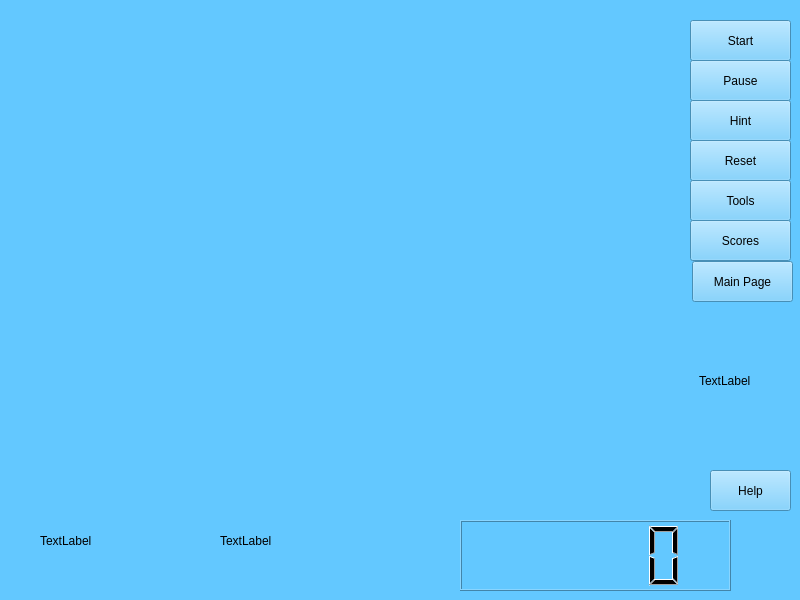
<?xml version="1.0" encoding="UTF-8"?>
<ui version="4.0">
 <class>LevelModeWindow</class>
 <widget class="QMainWindow" name="LevelModeWindow">
  <property name="geometry">
   <rect>
    <x>0</x>
    <y>0</y>
    <width>800</width>
    <height>600</height>
   </rect>
  </property>
  <property name="maximumSize">
   <size>
    <width>800</width>
    <height>600</height>
   </size>
  </property>
  <property name="windowTitle">
   <string>MainWindow</string>
  </property>
  <property name="styleSheet">
   <string notr="true">background-color: rgb(99, 200, 255);</string>
  </property>
  <widget class="QWidget" name="centralwidget">
   <widget class="QWidget" name="picWidget" native="true">
    <property name="geometry">
     <rect>
      <x>0</x>
      <y>0</y>
      <width>720</width>
      <height>480</height>
     </rect>
    </property>
   </widget>
   <widget class="QPushButton" name="pushButton">
    <property name="geometry">
     <rect>
      <x>690</x>
      <y>20</y>
      <width>101</width>
      <height>41</height>
     </rect>
    </property>
    <property name="styleSheet">
     <string notr="true">background-color: rgb(99, 200, 255);</string>
    </property>
    <property name="text">
     <string>Start</string>
    </property>
   </widget>
   <widget class="QPushButton" name="pushButton_2">
    <property name="geometry">
     <rect>
      <x>690</x>
      <y>60</y>
      <width>101</width>
      <height>41</height>
     </rect>
    </property>
    <property name="text">
     <string>Pause</string>
    </property>
   </widget>
   <widget class="QPushButton" name="pushButton_3">
    <property name="geometry">
     <rect>
      <x>690</x>
      <y>100</y>
      <width>101</width>
      <height>41</height>
     </rect>
    </property>
    <property name="text">
     <string>Hint</string>
    </property>
   </widget>
   <widget class="QPushButton" name="pushButton_4">
    <property name="geometry">
     <rect>
      <x>690</x>
      <y>140</y>
      <width>101</width>
      <height>41</height>
     </rect>
    </property>
    <property name="text">
     <string>Reset</string>
    </property>
   </widget>
   <widget class="QPushButton" name="pushButton_5">
    <property name="geometry">
     <rect>
      <x>690</x>
      <y>180</y>
      <width>101</width>
      <height>41</height>
     </rect>
    </property>
    <property name="text">
     <string>Tools</string>
    </property>
   </widget>
   <widget class="QPushButton" name="pushButton_6">
    <property name="geometry">
     <rect>
      <x>690</x>
      <y>220</y>
      <width>101</width>
      <height>41</height>
     </rect>
    </property>
    <property name="text">
     <string>Scores</string>
    </property>
   </widget>
   <widget class="QPushButton" name="pushButton_8">
    <property name="geometry">
     <rect>
      <x>710</x>
      <y>470</y>
      <width>81</width>
      <height>41</height>
     </rect>
    </property>
    <property name="text">
     <string>Help</string>
    </property>
   </widget>
   <widget class="QLCDNumber" name="NumberClock">
    <property name="geometry">
     <rect>
      <x>460</x>
      <y>520</y>
      <width>271</width>
      <height>71</height>
     </rect>
    </property>
   </widget>
   <widget class="QPushButton" name="BackToMain">
    <property name="geometry">
     <rect>
      <x>692</x>
      <y>261</y>
      <width>101</width>
      <height>41</height>
     </rect>
    </property>
    <property name="text">
     <string>Main Page</string>
    </property>
   </widget>
   <widget class="QLabel" name="Scores">
    <property name="geometry">
     <rect>
      <x>220</x>
      <y>495</y>
      <width>161</width>
      <height>91</height>
     </rect>
    </property>
    <property name="text">
     <string>TextLabel</string>
    </property>
   </widget>
   <widget class="QLabel" name="ScoresLabel">
    <property name="geometry">
     <rect>
      <x>40</x>
      <y>495</y>
      <width>151</width>
      <height>91</height>
     </rect>
    </property>
    <property name="text">
     <string>TextLabel</string>
    </property>
   </widget>
   <widget class="QLabel" name="ShowLevels">
    <property name="geometry">
     <rect>
      <x>699</x>
      <y>315</y>
      <width>81</width>
      <height>131</height>
     </rect>
    </property>
    <property name="text">
     <string>TextLabel</string>
    </property>
   </widget>
  </widget>
 </widget>
 <resources/>
 <connections/>
</ui>
